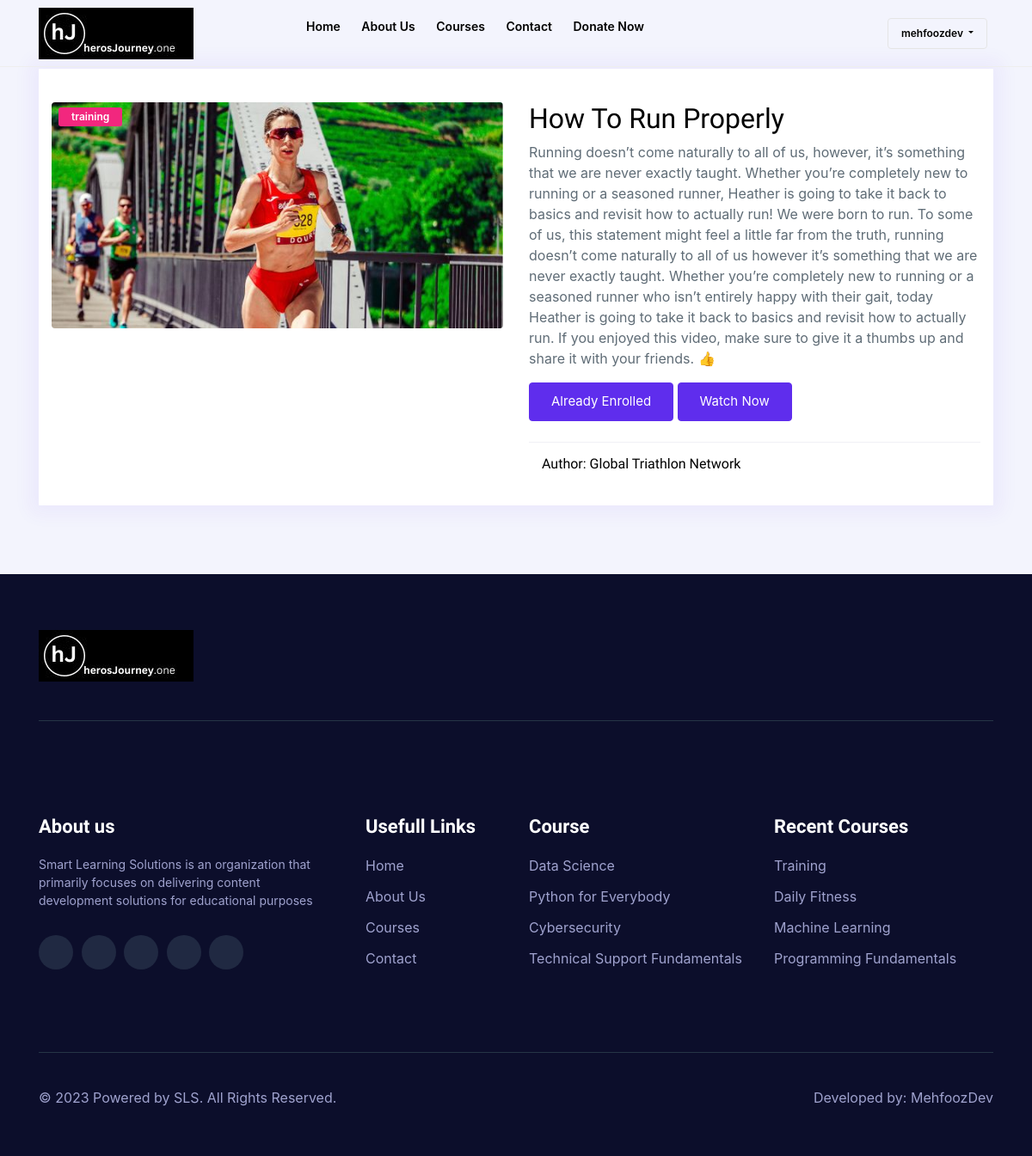
Screenshot of /enroll-course/how_to_run_properly/ (signed in) with the database file from the repository.
### custom_accounts/models.py (models this page shows, shortened)
class User(AbstractBaseUser):
    name = models.CharField(max_length=200, null=True, blank=True)
    email = models.EmailField(max_length=100,unique=True)
    username = models.CharField(max_length=50)
    avatar = models.ImageField(storage=custom_store, null=True, default='avatar.svg')
    phone = models.CharField(max_length=200, null=True, blank=True)
    date_joined = models.DateTimeField(auto_now_add=True)
    is_admin = models.BooleanField(default=False)
    is_staff = models.BooleanField(default=False)
    is_active = models.BooleanField(default=True)
    is_superadmin = models.BooleanField(default=False)
    USERNAME_FIELD = 'email'
    REQUIRED_FIELDS = ['username']
    objects = MyAccountManager()
    class Meta:
        verbose_name = 'Custom user'
        verbose_name_plural = 'Custom Users'

### base/models.py (models this page shows, shortened)
class Course(models.Model):
    CATEGORY_CHOICES = (
        ('computer-science', 'Computer Science'),
        ('data-science', 'Data science'),
        ('engineering', 'Engineering'),
        ('web-development', 'Web Development'),
        ('architecture', 'Architecture'),
        ('training', 'Training')
    )
    SUB_CATEGORY_CHOICES = (
        ('ml', 'Machine Learning'),
        ('data_science', 'Data Science'),
        ('python', 'Python'),
        ('javascript', 'JavaScript'),
        ('php', 'PHP'),
        ('django', 'Django'),
        ('html', 'HTML'),
        ('reactjs', 'React JS'),
        ('front-end', 'Front-End'),
        ('back-end', 'Back-End'),
        ('running', 'Running'),
        ('gym', 'GYM'),
    )
    id = models.AutoField(primary_key=True)
    name = models.CharField(max_length = 50 , null = False)
    slug = models.CharField(max_length = 50 , null = False , unique = True)
    description = models.TextField( null = True)
    price = models.IntegerField(null=False,default = 0, blank=True)
    discount = models.IntegerField(null=False ,blank=True, default = 0)
    active = models.BooleanField(default = False)
    category = models.CharField(max_length=255, choices=CATEGORY_CHOICES, default='',  blank=True)
    sub_category = models.CharField(max_length=255, choices=SUB_CATEGORY_CHOICES, default='', null=True, blank=True)
    thumbnail = models.ImageField(upload_to = "files/thumbnail")
    date = models.DateTimeField(auto_now_add= True)
    resource = models.FileField(upload_to = "files/resource", blank=True, null=True)
    length = models.IntegerField(null=False)
    instructor_name = models.CharField(max_length=50, null=True)
    enroll_now_status = models.BooleanField(default=True)

### base/views.py (the view)
# urls.py: path('enroll-course/<str:slug>/', views.EnrollCource, name='enroll'),
def EnrollCource(request, slug):
    course = get_object_or_404(Course, slug=slug)
    if request.user.is_authenticated:
        user_profile, created = UserProfile.objects.get_or_create(user=request.user)
        if request.method == 'POST':
            if course not in user_profile.course.all():
                user_profile.course.add(course)  # Add the course to the user's enrolled courses
            messages.success(request, "You have successfully enrolled in this course.")
        is_enrolled = user_profile.course.filter(slug=slug).exists()
        return render(request, 'base/enrollnow.html', {'course': course, 'is_enrolled': is_enrolled})
    else:
        return render(request, 'base/enrollnow.html', {'course': course})

### base/templates/base/enrollnow.html (shortened to what this page needs)
{% extends "base/base.html" %}
{% load static %}
{% block content %}
<main class="main_wrapper">
   <div class="gridarea">
    <div class="container">
      <div class="row grid" data-aos="fade-up">
        <div class="col-12 col-xl-12 col-lg-12 col-md-6 col-sm-6 col-12 grid-item filter1 filter3">
          <div class="gridarea__wraper">
            <div class="row my-4">
                <div class="col-6">
                    <div class="gridarea__img">
                        <img src="{% static course.thumbnail.url %}" alt="grid" />
                        <div class="gridarea__small__button">
                          <div class="grid__badge">{{course.category}}</div>
                        </div>
                      </div>
                </div>
                <div class="col-6">
                    <div class="gridarea__content">
                        <div class="gridarea__heading">
                          <h2>
                             {{course.name}}
                          </h2>
                          <p>{{course.description}}</p>
                        </div>
                        <div class="mb-4 text-lg-start">
                          {% if user.is_authenticated %}
                              {% if is_enrolled %}
                                  <button class="default__button" disabled>Already Enrolled</button>
                                  <a class="default__button" href="{% url 'course-detail' course.slug %}?lecture={{ course.video_set.first.serial_number }}">Watch Now</a>
                              {% else %}
                                <form method="post" action="">
                                  {% csrf_token %}
                                    <button class="default__button" type="submit" id="enrollButton">Enroll Now</button>
                                </form>
                              {% endif %}
                          {% else %}
                              <a class="default__button" href="{% url 'login' %}">Login</a>
                          {% endif %}
                      </div>
                        <div class="gridarea__bottom">
                            <div class="gridarea__small__img">
                              <div class="gridarea__small__content">
                                <h6>Author: {{course.instructor_name}}</h6>
                              </div>
                            </div>
                        </div>
                      </div>
                </div>
            </div>
          </div>
        </div>
      </div>
    </div>
  </div>
</main>
{% endblock content %}

### base/templates/base/base.html (shortened to what this page needs)
<!DOCTYPE html>
{% load static %}
<html class="no-js" lang="zxx">
  <head>
    <link rel="stylesheet" href="https://cdn.plyr.io/3.6.2/plyr.css">
    <link rel="stylesheet" href="https://cdnjs.cloudflare.com/ajax/libs/font-awesome/5.15.3/css/all.min.css">
    <link rel="stylesheet" href="{% static 'base/css/bootstrap.min.css' %}" />
    <link rel="stylesheet" href="{% static 'base/css/animate.min.css' %}" />
    <link rel="stylesheet" href="{% static 'base/css/aos.min.css' %}" />
    <link rel="stylesheet" href="{% static 'base/css/magnific-popup.css' %}" />
    <link rel="stylesheet" href="{% static 'base/css/icofont.min.css' %}" />
    <link rel="stylesheet" href="{% static 'base/css/slick.css' %}" />
    <link
      rel="stylesheet"
      href="{% static 'base/cdn.jsdelivr.net/npm/swiper%409/swiper-bundle.min.css' %}"
    />
    <link rel="stylesheet" href="{% static 'base/css/style.css' %}" />
    <link rel="stylesheet" href="https://maxcdn.bootstrapcdn.com/bootstrap/4.5.2/css/bootstrap.min.css">
  </head>
  <body class="body__wrapper">
  <header>
    <div class="headerarea transparent__header header__sticky header__area">
      <div class="container desktop__menu__wrapper">
        <div class="row">
          <div class="col-xl-2 col-lg-2 col-md-6">
            <div class="headerarea__left">
              <div class="headerarea__left__logo">
                <a href="/"
                  ><img src="{% static 'base/img/logo/hJ-Logo-180x60.jpg' %}" alt="logo"
                /></a>
              </div>
            </div>
          </div>
          <div class="col-xl-7 col-lg-7 main_menu_wrap">
            <div class="headerarea__main__menu">
              <nav>
                <ul>
                  <li>
                    <a class="headerarea__has__dropdown" href="/"
                      >Home
                    </a>
                  </li>
                  <li>
                    <a class="headerarea__has__dropdown" href="{% url 'about' %}"
                      >About Us
                    </a>
                  </li>
                  <li>
                    <a class="headerarea__has__dropdown" href="{% url 'courses' %}"
                      >Courses
                    </a>
                  </li>
                  <li>
                    <a class="headerarea__has__dropdown" href="{% url 'contact' %}"
                      >Contact
                    </a>
                  </li>
                  <li>
                    <a class="" href="{% url 'donate' %}">Donate Now</a>
                  </li>
                </ul>
              </nav>
            </div>
          </div>
          <div class="col-xl-3 col-lg-3 col-md-6">
            <div class="headerarea__right">
              <div class="headerarea__login">
                {% if request.user.is_authenticated %}
                <div class="dropdown">
                  <a class="btn dropdown-toggle" type="button" id="dropdownMenuButton1" data-bs-toggle="dropdown" aria-expanded="false">
                    {{request.user.username}}
                  </a>
                </div>
                {% else %}
                  <a href="{% url 'login' %}">Login</a>
                {% endif %}
              </div>
            </div>
          </div>
        </div>
      </div>
    </div>
  </header>
    {% block content %}
    {% endblock content %}
  <div class="footerarea">
    <div class="container">
      <div class="footerarea__newsletter__wraper">
        <div class="row">
          <div
            class="col-xl-6 col-lg-6 col-md-6 col-sm-12 col-12"
            data-aos="fade-up"
          >
            <div class="footerarea__logo">
              <a href="#"
                ><img src="{% static 'base/img/logo/hJ-Logo-180x60.jpg' %}" alt="logophoto"
              /></a>
            </div>
          </div>
        </div>
      </div>
      <div class="footerarea__wrapper">
        <div class="row">
          <div
            class="col-xl-4 col-lg-4 col-md-6 col-sm-12"
            data-aos="fade-up"
          >
            <div class="footerarea__inner footerarea__about__us">
              <div class="footerarea__heading">
                <h3>About us</h3>
              </div>
              <div class="footerarea__content">
                <p>
                  Smart Learning Solutions is an organization that primarily
                  focuses on delivering content development solutions for
                  educational purposes
                </p>
              </div>
              <div class="footerarea__icon">
                <ul>
                  <li>
                    <a href="http://facebook.com/"
                      ><i class="icofont-facebook"></i
                    ></a>
                  </li>
                  <li>
                    <a href="http://twitter.com/"
                      ><i class="icofont-twitter"></i
                    ></a>
                  </li>
                  <li>
                    <a href="http://vimeo.com/"
                      ><i class="icofont-vimeo"></i
                    ></a>
                  </li>
                  <li>
                    <a href="http://linkedin.com/"
                      ><i class="icofont-linkedin"></i
                    ></a>
                  </li>
                  <li>
                    <a href="http://skype.com/"
                      ><i class="icofont-skype"></i
                    ></a>
                  </li>
                </ul>
              </div>
            </div>
          </div>
          <div
            class="col-xl-2 col-lg-2 col-md-6 col-sm-6"
            data-aos="fade-up"
          >
            <div class="footerarea__inner">
              <div class="footerarea__heading">
                <h3>Usefull Links</h3>
              </div>
              <div class="footerarea__list">
                <ul>
                  <li>
                    <a href="/">Home</a>
                  </li>
                  <li>
                    <a href="{% url 'about' %}">About Us</a>
                  </li>
                  <li>
                    <a href="{% url 'courses' %}">Courses</a>
                  </li>
                  <li>
                    <a href="{% url 'contact' %}">Contact</a>
                  </li>
                </ul>
              </div>
            </div>
          </div>
          <div
            class="col-xl-3 col-lg-3 col-md-6 col-sm-6"
            data-aos="fade-up"
          >
            <div class="footerarea__inner footerarea__padding__left">
              <div class="footerarea__heading">
                <h3>Course</h3>
              </div>
              <div class="footerarea__list">
                <ul>
                  <li>
                    <a href="/">Data Science</a>
                  </li>
                  <li>
                    <a href="/">Python for Everybody</a>
                  </li>
                  <li>
                    <a href="/">Cybersecurity</a>
                  </li>
                  <li>
                    <a href="/">Technical Support Fundamentals </a>
                  </li>
                </ul>
              </div>
            </div>
          </div>
          <div
            class="col-xl-3 col-lg-3 col-md-6 col-sm-12"
            data-aos="fade-up"
          >
            <div class="footerarea__right__wraper footerarea__inner">
              <div class="footerarea__heading">
                <h3>Recent Courses</h3>
              </div>
              <div class="footerarea__list">
                <ul>
                  <li>
                    <a href="/">Training</a>
                  </li>
                  <li>
                    <a href="/">Daily Fitness</a>
                  </li>
                  <li>
                    <a href="/">Machine Learning</a>
                  </li>
                  <li>
                    <a href="/">Programming Fundamentals</a>
                  </li>
                </ul>
              </div>
            </div>
          </div>
        </div>
      </div>
      <div class="footerarea__copyright__wrapper">
        <div class="row">
          <div
            class="col-xl-6 col-lg-6 col-md-6 col-sm-6 col-12"
            data-aos="fade-up"
          >
            <div class="footerarea__copyright__content">
              <p>
                © 2023 Powered by <a href="/">SLS</a>. All Rights
                Reserved.
              </p>
            </div>
          </div>
          <div
            class="col-xl-6 col-lg-6 col-md-6 col-sm-6 col-12"
            data-aos="fade-up"
          >
            <div class="footerarea__copyright__list">
              <ul>
                <li><a href="https://mprofile.mstaxsolution.com/" target='_'>Developed by: MehfoozDev</a></li>
              </ul>
            </div>
          </div>
        </div>
      </div>
    </div>
  </div>
  </body>
</html>

### rows the page displays
User: user.username "mehfoozdev"
Course: thumbnail (picture), category "training", name "How To Run Properly", description "Running doesn’t come naturally to all of us, however, it’s something that we are never exactly taught. Whether you’re completely new to running or a seasoned runner, Heather is going to take it back to basics and revisit how to actually run! We were born to run. To some of us, this statement might feel a little far from the truth, running doesn’t come naturally to all of us however it’s something that we are never exactly taught. Whether you’re completely new to running or a seasoned runner who isn’t entirely happy with their gait, today Heather is going to take it back to basics and revisit how to actually run. If you enjoyed this video, make sure to give it a thumbs up and share it with…", instructor_name "Global Triathlon Network"
